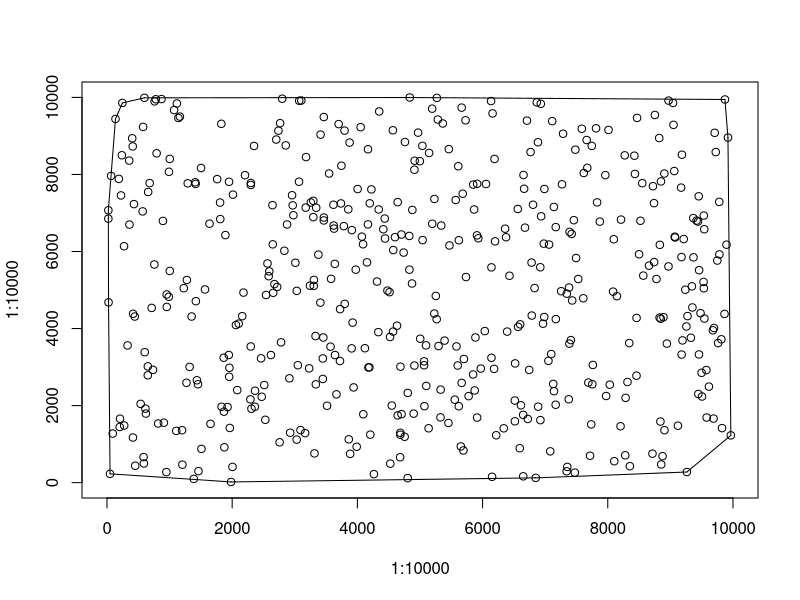

Recreate this plot in R.
#! /usr/bin/env Rscript
png("convex.png", width=700, height=700)
plot(1:10000, 1:10000, type="n")

#points
points(22,7070)
points(22,6853)
points(25,4680)
points(49,228)
points(66,7963)
points(92,1274)
points(136,9442)
points(190,7885)
points(203,1445)
points(208,1659)
points(224,7456)
points(238,8498)
points(246,9857)
points(273,6136)
points(275,1482)
points(329,3562)
points(355,8360)
points(359,6699)
points(403,8939)
points(411,8728)
points(415,1171)
points(417,4382)
points(431,7230)
points(444,4312)
points(451,439)
points(538,2044)
points(570,7041)
points(577,9234)
points(584,663)
points(590,497)
points(598,9989)
points(603,3386)
points(614,1920)
points(622,1793)
points(652,2787)
points(653,3018)
points(658,7545)
points(682,7775)
points(714,4536)
points(735,2928)
points(757,5663)
points(761,9897)
points(780,9952)
points(793,8549)
points(818,1535)
points(871,9957)
points(894,6794)
points(909,1556)
points(949,273)
points(954,4885)
points(955,4561)
points(987,4825)
points(990,8069)
points(1003,8403)
points(1003,5495)
points(1072,9671)
points(1107,1343)
points(1117,9843)
points(1141,9466)
points(1165,9501)
points(1199,1360)
points(1205,466)
points(1227,5047)
points(1270,2592)
points(1276,5260)
points(1290,7770)
points(1320,3004)
points(1352,4312)
points(1387,98)
points(1409,7797)
points(1416,7753)
points(1420,4710)
points(1437,2657)
points(1454,2554)
points(1462,299)
points(1503,8167)
points(1509,876)
points(1566,5014)
points(1638,6722)
points(1654,1526)
points(1760,7878)
points(1807,7271)
points(1810,6841)
points(1827,9315)
points(1831,1969)
points(1865,3242)
points(1869,1842)
points(1875,917)
points(1892,6426)
points(1926,1961)
points(1946,3313)
points(1950,7809)
points(1952,2748)
points(1956,2981)
points(1962,1420)
points(1982,18)
points(2005,408)
points(2013,7476)
points(2060,4091)
points(2081,2402)
points(2104,4127)
points(2161,4321)
points(2181,4933)
points(2205,7981)
points(2292,2161)
points(2297,3534)
points(2298,7727)
points(2299,7778)
points(2308,1919)
points(2349,8740)
points(2363,1970)
points(2365,2386)
points(2462,3227)
points(2472,2229)
points(2513,2533)
points(2529,1631)
points(2542,4872)
points(2564,5690)
points(2583,5359)
points(2593,5485)
points(2619,3312)
points(2644,7202)
points(2649,6186)
points(2655,4928)
points(2675,5154)
points(2704,8906)
points(2718,5079)
points(2739,9136)
points(2758,1047)
points(2766,9331)
points(2781,3642)
points(2799,9966)
points(2834,6019)
points(2856,8754)
points(2877,6701)
points(2914,2708)
points(2927,1295)
points(2957,7460)
points(2967,7198)
points(2978,6942)
points(3010,5707)
points(3031,1118)
points(3032,4978)
points(3049,3048)
points(3068,7811)
points(3071,9913)
points(3092,1363)
points(3104,9919)
points(3165,1285)
points(3175,7139)
points(3180,8451)
points(3230,2967)
points(3243,5112)
points(3257,7272)
points(3296,7315)
points(3296,6892)
points(3303,5108)
points(3306,5263)
points(3315,759)
points(3332,3805)
points(3336,2552)
points(3342,7136)
points(3377,5918)
points(3409,4672)
points(3412,9034)
points(3448,3223)
points(3448,2691)
points(3456,3767)
points(3464,6806)
points(3464,9491)
points(3465,6882)
points(3516,1996)
points(3549,8025)
points(3571,3530)
points(3580,5290)
points(3618,7214)
points(3622,6674)
points(3627,6594)
points(3640,5678)
points(3643,3312)
points(3666,2292)
points(3701,9307)
points(3722,3158)
points(3724,4504)
points(3738,7248)
points(3745,8227)
points(3784,6658)
points(3795,9138)
points(3798,4640)
points(3855,7095)
points(3863,1124)
points(3876,8827)
points(3885,748)
points(3908,3485)
points(3912,6555)
points(3924,4154)
points(3940,2472)
points(3974,5529)
points(3989,931)
points(4004,7621)
points(4052,9227)
points(4072,6386)
points(4091,6188)
points(4095,1775)
points(4120,3489)
points(4154,5718)
points(4169,6704)
points(4170,8655)
points(4176,2989)
points(4192,2993)
points(4198,7250)
points(4207,1246)
points(4224,7612)
points(4264,220)
points(4314,5220)
points(4335,3907)
points(4341,7092)
points(4349,9635)
points(4415,6577)
points(4437,6855)
points(4442,6337)
points(4480,4984)
points(4514,4944)
points(4522,3781)
points(4526,493)
points(4550,2000)
points(4567,9146)
points(4570,3921)
points(4573,6037)
points(4601,6372)
points(4633,4074)
points(4644,7281)
points(4644,1746)
points(4683,659)
points(4686,1294)
points(4686,1242)
points(4688,3010)
points(4704,6441)
points(4705,1777)
points(4739,5972)
points(4755,1190)
points(4760,8842)
points(4804,117)
points(4805,2329)
points(4829,6404)
points(4831,5528)
points(4837,9997)
points(4873,5169)
points(4878,7079)
points(4899,1791)
points(4911,3039)
points(4911,8123)
points(4915,8356)
points(4970,9086)
points(4998,8345)
points(5004,3735)
points(5039,8743)
points(5042,6296)
points(5065,3148)
points(5066,3047)
points(5071,1985)
points(5097,3563)
points(5101,2510)
points(5138,1411)
points(5146,8558)
points(5195,9708)
points(5196,6720)
points(5229,4389)
points(5231,7364)
points(5253,4847)
points(5267,4243)
points(5269,9988)
points(5285,9426)
points(5297,3546)
points(5328,1694)
points(5330,2414)
points(5340,6674)
points(5365,9323)
points(5393,3687)
points(5455,1549)
points(5461,8658)
points(5471,6157)
points(5556,2154)
points(5571,7336)
points(5583,3536)
points(5603,3040)
points(5612,8213)
points(5620,1983)
points(5621,6292)
points(5653,940)
points(5666,9735)
points(5666,2590)
points(5683,7500)
points(5694,836)
points(5702,3210)
points(5728,9406)
points(5735,5337)
points(5777,2245)
points(5849,2807)
points(5851,7737)
points(5865,7091)
points(5874,2393)
points(5886,3768)
points(5911,6419)
points(5913,1688)
points(5913,7757)
points(5932,6343)
points(5971,2961)
points(6036,3934)
points(6055,7752)
points(6136,9905)
points(6142,3241)
points(6142,5588)
points(6152,152)
points(6160,9584)
points(6184,2953)
points(6191,8402)
points(6199,6264)
points(6218,1230)
points(6338,1410)
points(6360,6592)
points(6375,6371)
points(6393,3921)
points(6430,5370)
points(6515,2131)
points(6516,1592)
points(6520,3095)
points(6562,7104)
points(6568,4044)
points(6594,893)
points(6601,4109)
points(6613,2008)
points(6649,1760)
points(6650,164)
points(6654,7986)
points(6664,7629)
points(6678,6619)
points(6709,9397)
points(6722,1653)
points(6745,2925)
points(6767,8580)
points(6783,5713)
points(6786,4337)
points(6806,7214)
points(6831,5051)
points(6849,124)
points(6866,9871)
points(6885,8836)
points(6888,1972)
points(6922,5591)
points(6924,1622)
points(6930,9834)
points(6936,6913)
points(6966,4126)
points(6978,6204)
points(6985,4299)
points(6988,7623)
points(7052,3161)
points(7062,6180)
points(7081,812)
points(7097,3338)
points(7113,9384)
points(7129,2561)
points(7139,7156)
points(7141,2374)
points(7168,2022)
points(7169,6633)
points(7170,4245)
points(7256,4969)
points(7269,7744)
points(7286,9057)
points(7343,295)
points(7345,4906)
points(7353,408)
points(7377,2165)
points(7381,5065)
points(7387,3609)
points(7390,6508)
points(7411,3700)
points(7423,6456)
points(7432,4729)
points(7458,6812)
points(7474,260)
points(7482,8643)
points(7494,5830)
points(7529,5286)
points(7585,9186)
points(7609,4786)
points(7617,8037)
points(7663,8894)
points(7673,8172)
points(7690,2598)
points(7717,698)
points(7736,1512)
points(7745,8741)
points(7753,2554)
points(7762,3055)
points(7813,9198)
points(7830,7275)
points(7873,6775)
points(7961,7982)
points(7974,2249)
points(8012,9155)
points(8032,2543)
points(8085,4958)
points(8096,6318)
points(8104,556)
points(8146,4839)
points(8204,1463)
points(8212,6828)
points(8271,8496)
points(8279,710)
points(8285,2200)
points(8315,2612)
points(8343,3623)
points(8353,427)
points(8425,8487)
points(8434,8014)
points(8459,2776)
points(8460,4275)
points(8468,9468)
points(8500,5928)
points(8522,6798)
points(8551,7773)
points(8568,5374)
points(8659,5633)
points(8714,752)
points(8722,7695)
points(8739,7255)
points(8741,5724)
points(8753,9544)
points(8778,5286)
points(8822,8945)
points(8828,4284)
points(8832,6173)
points(8841,1586)
points(8847,4254)
points(8850,7819)
points(8854,472)
points(8875,687)
points(8890,4295)
points(8904,8023)
points(8906,1362)
points(8944,3609)
points(8970,5613)
points(8971,9917)
points(9042,9856)
points(9050,9288)
points(9062,8088)
points(9071,6384)
points(9074,6363)
points(9121,1478)
points(9172,7658)
points(9178,5855)
points(9180,3324)
points(9185,8512)
points(9194,3692)
points(9213,6323)
points(9239,5008)
points(9256,4053)
points(9264,276)
points(9274,4323)
points(9328,3761)
points(9344,5096)
points(9352,4547)
points(9367,6868)
points(9369,5848)
points(9419,6801)
points(9441,6778)
points(9447,2302)
points(9453,7433)
points(9457,3327)
points(9459,5515)
points(9482,4399)
points(9499,2851)
points(9506,2236)
points(9530,5209)
points(9534,6932)
points(9535,5045)
points(9541,6578)
points(9543,4260)
points(9575,2923)
points(9580,1690)
points(9616,2493)
points(9680,3954)
points(9690,1663)
points(9697,4014)
points(9708,9081)
points(9725,8581)
points(9750,5765)
points(9763,3623)
points(9781,7288)
points(9783,5925)
points(9814,3721)
points(9825,1415)
points(9865,4380)
points(9872,9946)
points(9897,6177)
points(9920,8957)
points(9966,1227)

#line segments
segments(22,7070,136,9442)
segments(136,9442,246,9857)
segments(246,9857,598,9989)
segments(598,9989,4837,9997)
segments(4837,9997,9872,9946)
segments(9872,9946,9920,8957)
segments(9920,8957,9966,1227)
segments(9966,1227,9264,276)
segments(9264,276,6849,124)
segments(6849,124,1982,18)
segments(1982,18,49,228)
segments(49,228,25,4680)
segments(25,4680,22,6853)
segments(22,6853,22,7070)
dev.off()
